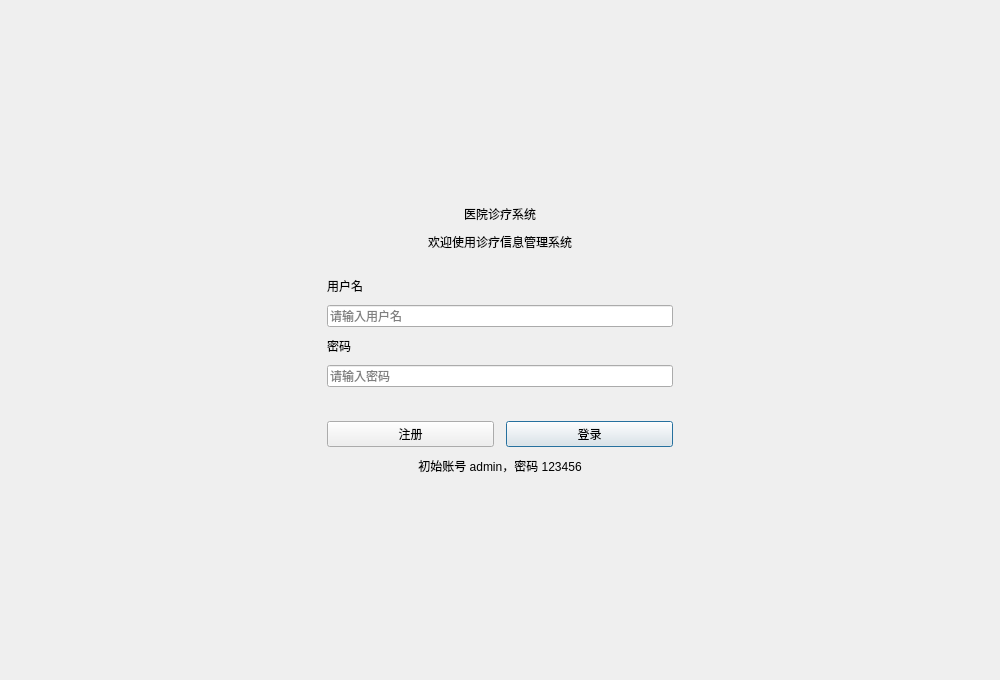
<?xml version="1.0" encoding="UTF-8"?>
<ui version="4.0">
 <class>LoginPage</class>
 <widget class="QWidget" name="LoginPage">
  <property name="geometry">
   <rect>
    <x>0</x>
    <y>0</y>
    <width>1000</width>
    <height>680</height>
   </rect>
  </property>
  <layout class="QVBoxLayout" name="rootLayout">
   <property name="spacing">
    <number>0</number>
   </property>
   <property name="leftMargin">
    <number>0</number>
   </property>
   <property name="topMargin">
    <number>0</number>
   </property>
   <property name="rightMargin">
    <number>0</number>
   </property>
   <property name="bottomMargin">
    <number>0</number>
   </property>
   <item>
    <spacer name="verticalSpacerTop">
     <property name="orientation">
      <enum>Qt::Vertical</enum>
     </property>
     <property name="sizeHint" stdset="0">
      <size>
       <width>20</width>
       <height>60</height>
      </size>
     </property>
    </spacer>
   </item>
   <item>
    <layout class="QHBoxLayout" name="centerLayout">
     <item>
      <spacer name="horizontalSpacerLeft">
       <property name="orientation">
        <enum>Qt::Horizontal</enum>
       </property>
       <property name="sizeHint" stdset="0">
        <size>
         <width>40</width>
         <height>20</height>
        </size>
       </property>
      </spacer>
     </item>
     <item>
      <widget class="QFrame" name="card">
       <property name="minimumSize">
        <size>
         <width>430</width>
         <height>0</height>
        </size>
       </property>
       <property name="maximumSize">
        <size>
         <width>430</width>
         <height>16777215</height>
        </size>
       </property>
       <property name="frameShape">
        <enum>QFrame::NoFrame</enum>
       </property>
       <layout class="QVBoxLayout" name="cardLayout">
        <property name="spacing">
         <number>10</number>
        </property>
        <property name="leftMargin">
         <number>42</number>
        </property>
        <property name="topMargin">
         <number>38</number>
        </property>
        <property name="rightMargin">
         <number>42</number>
        </property>
        <property name="bottomMargin">
         <number>38</number>
        </property>
        <item>
         <widget class="QLabel" name="lblTitle">
          <property name="text">
           <string>医院诊疗系统</string>
          </property>
          <property name="alignment">
           <set>Qt::AlignCenter</set>
          </property>
         </widget>
        </item>
        <item>
         <widget class="QLabel" name="lblSubtitle">
          <property name="text">
           <string>欢迎使用诊疗信息管理系统</string>
          </property>
          <property name="alignment">
           <set>Qt::AlignCenter</set>
          </property>
         </widget>
        </item>
        <item>
         <spacer name="verticalSpacerInner">
          <property name="orientation">
           <enum>Qt::Vertical</enum>
          </property>
          <property name="sizeHint" stdset="0">
           <size>
            <width>20</width>
            <height>16</height>
           </size>
          </property>
         </spacer>
        </item>
        <item>
         <widget class="QLabel" name="lblUsername">
          <property name="text">
           <string>用户名</string>
          </property>
         </widget>
        </item>
        <item>
         <widget class="QLineEdit" name="edtUsername">
          <property name="placeholderText">
           <string>请输入用户名</string>
          </property>
         </widget>
        </item>
        <item>
         <widget class="QLabel" name="lblPassword">
          <property name="text">
           <string>密码</string>
          </property>
         </widget>
        </item>
        <item>
         <widget class="QLineEdit" name="edtPassword">
          <property name="echoMode">
           <enum>QLineEdit::Password</enum>
          </property>
          <property name="placeholderText">
           <string>请输入密码</string>
          </property>
         </widget>
        </item>
        <item>
         <widget class="QLabel" name="lblError">
          <property name="text">
           <string/>
          </property>
          <property name="wordWrap">
           <bool>true</bool>
          </property>
         </widget>
        </item>
        <item>
         <layout class="QHBoxLayout" name="buttonLayout">
          <property name="spacing">
           <number>12</number>
          </property>
          <item>
           <widget class="QPushButton" name="btnRegister">
            <property name="text">
             <string>注册</string>
            </property>
           </widget>
          </item>
          <item>
           <widget class="QPushButton" name="btnLogin">
            <property name="text">
             <string>登录</string>
            </property>
            <property name="default">
             <bool>true</bool>
            </property>
           </widget>
          </item>
         </layout>
        </item>
        <item>
         <widget class="QLabel" name="lblHint">
          <property name="text">
           <string>初始账号 admin，密码 123456</string>
          </property>
          <property name="alignment">
           <set>Qt::AlignCenter</set>
          </property>
         </widget>
        </item>
       </layout>
      </widget>
     </item>
     <item>
      <spacer name="horizontalSpacerRight">
       <property name="orientation">
        <enum>Qt::Horizontal</enum>
       </property>
       <property name="sizeHint" stdset="0">
        <size>
         <width>40</width>
         <height>20</height>
        </size>
       </property>
      </spacer>
     </item>
    </layout>
   </item>
   <item>
    <spacer name="verticalSpacerBottom">
     <property name="orientation">
      <enum>Qt::Vertical</enum>
     </property>
     <property name="sizeHint" stdset="0">
      <size>
       <width>20</width>
       <height>60</height>
      </size>
     </property>
    </spacer>
   </item>
  </layout>
 </widget>
 <resources/>
 <connections/>
</ui>
